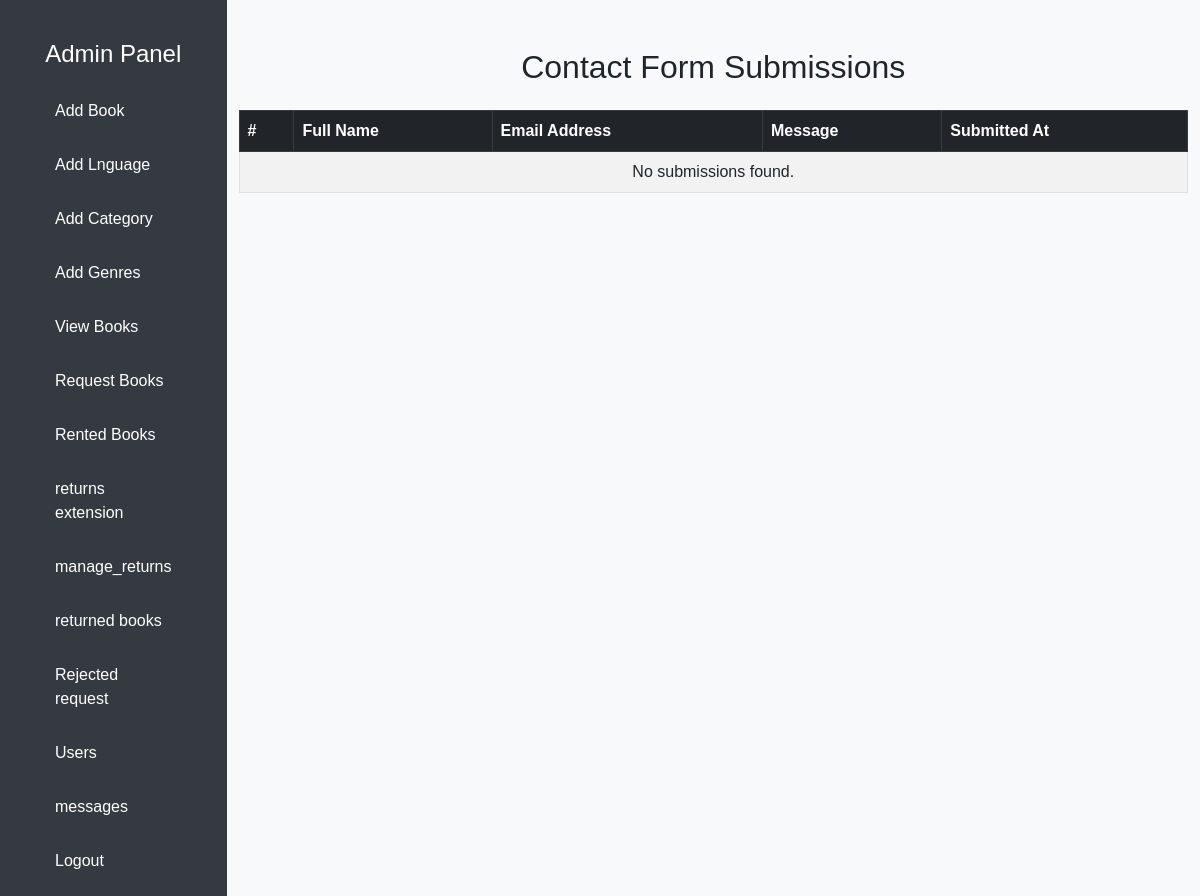
/display_contacts/, run on an earlier commit of the app's database.
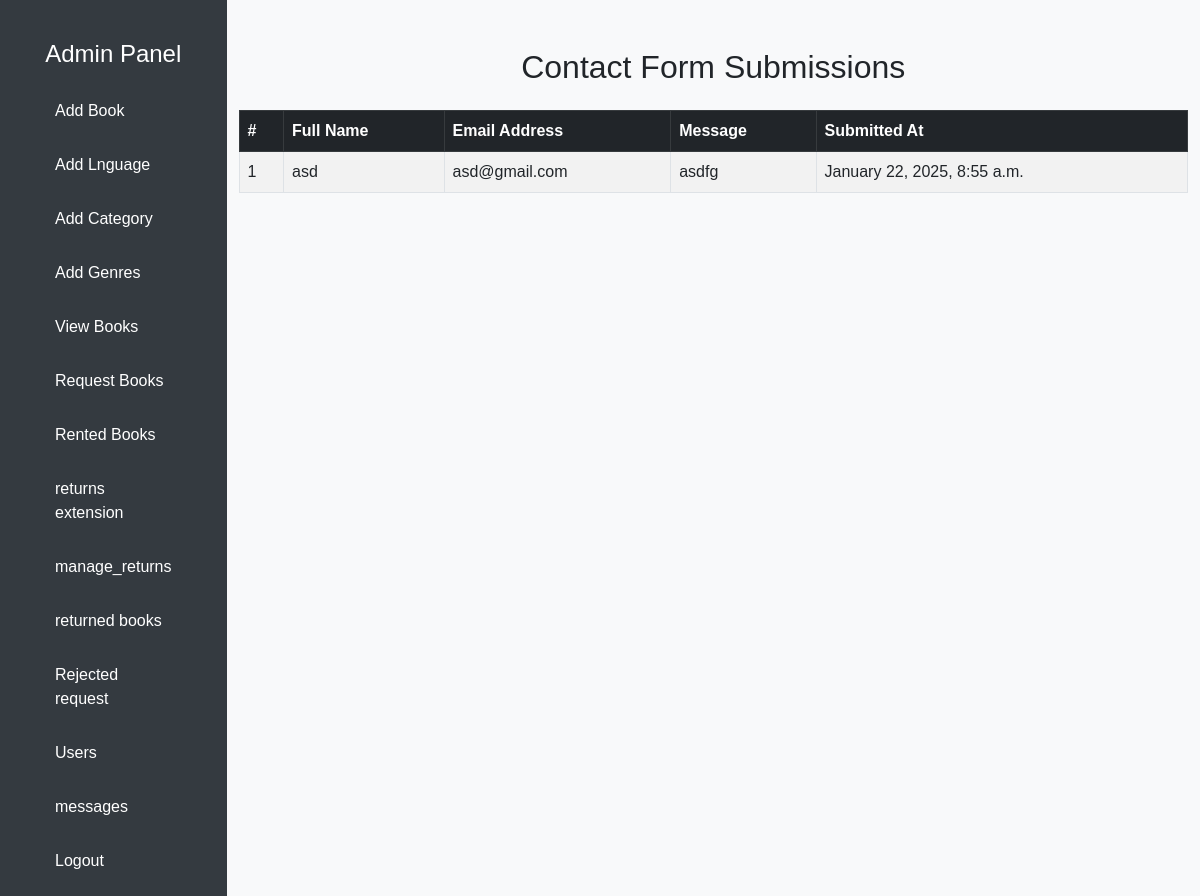
And on a later commit of the database.
### bookapp/models.py (models this page shows)
class Contact(models.Model):
    name = models.CharField(max_length=255)
    email = models.EmailField()
    message = models.TextField()
    created_at = models.DateTimeField(auto_now_add=True)

### bookapp/views.py (the view)
# urls.py: path("display_contacts/", views.display_contacts, name="display_contacts"),
def display_contacts(request):
    contacts = Contact.objects.all().order_by('-created_at')  # Orders by latest submissions
    return render(request, "admin/display_contacts.html", {"contacts": contacts})

### templates/admin/display_contacts.html (shortened to what this page needs)
<!DOCTYPE html>
<html lang="en">
<head>
    <link rel="stylesheet" href="https://cdn.jsdelivr.net/npm/bootstrap@5.3.0/dist/css/bootstrap.min.css">
</head>
<body>
  <div class="d-flex">
    <div class="sidebar">
        <div class="sidebar">
            <h3>Admin Panel</h3>
            <a href="add_books"> Add Book</a>
            <a href="location"> Add Lnguage</a>
            <a href="category"> Add Category</a>
            <a href="genres"> Add Genres</a>
            <a href="view_books"> View Books</a>
            <a href="manage_requests"> Request Books</a>
            <a href="rented"> Rented Books</a>
            <a href="manage-extension-requests">returns extension</a>
            <a href="manage_returns">manage_returns</a>
            <a href="books_returns">returned books</a>
            <a href="reject"> Rejected request</a>
            <a href="view_user"> Users</a>
            <a href="display_contacts"> messages</a>
            <a href="logout"> Logout</a>
        </div>
    </div>
    <div class="container mt-5">
        <h2 class="text-center">Contact Form Submissions</h2>
        <table class="table table-striped table-bordered mt-4">
            <thead class="table-dark">
                <tr>
                    <th>#</th>
                    <th>Full Name</th>
                    <th>Email Address</th>
                    <th>Message</th>
                    <th>Submitted At</th>
                </tr>
            </thead>
            <tbody>
                {% for contact in contacts %}
                <tr>
                    <td>{{ forloop.counter }}</td>
                    <td>{{ contact.name }}</td>
                    <td>{{ contact.email }}</td>
                    <td>{{ contact.message }}</td>
                    <td>{{ contact.created_at|date:"F j, Y, g:i a" }}</td>
                </tr>
                {% empty %}
                <tr>
                    <td colspan="5" class="text-center">No submissions found.</td>
                </tr>
                {% endfor %}
            </tbody>
        </table>
    </div>
</div>
</body>
</html>

What changed in the data, as far as the page shows it:
added Contact: name "asd", email "asd@gmail.com", message "asdfg", created_at "January 22, 2025, 8:55 a.m."
Also different on the page:
text no longer shown: "No submissions found."
